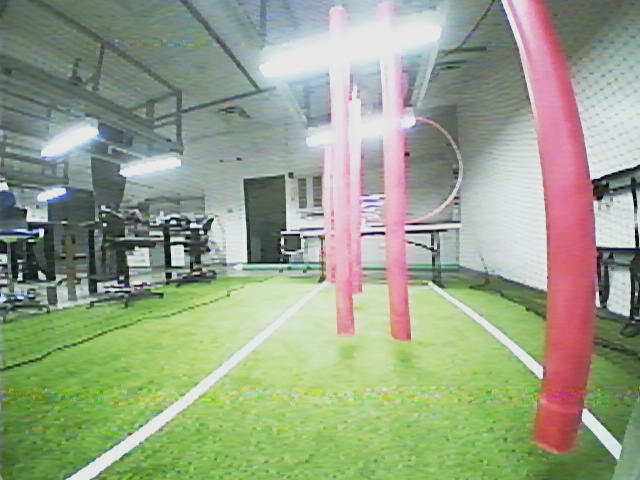
#> input picture finding_red/wheresthered_og.png, 640 x 480 px
$ python matplotlib_test.py
#> lines starting #> are read from the running program, lines starting #| are printed output that depends on the picture
import cv2
import matplotlib.pyplot as plt
from matplotlib.animation import FuncAnimation
import numpy as np
import time

blank_image = cv2.imread('wheresthered_og.png')
#> blank_image is the input picture: shape (480, 640, 3); mean B, G, R 136.4, 162, 151.6
other = cv2.imread('wheresthered_problematic.png')
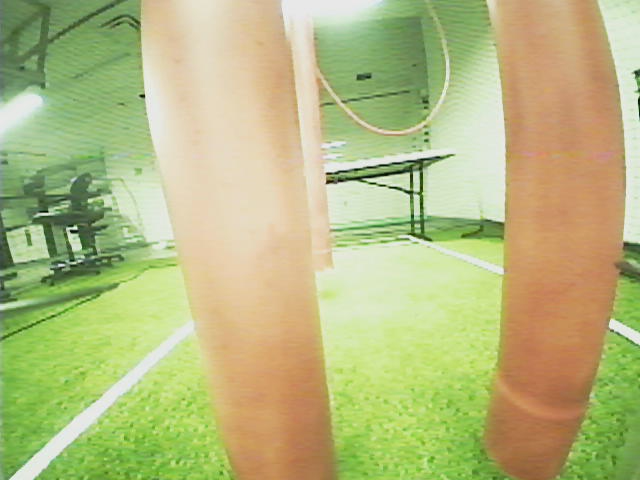
#> input picture finding_red/wheresthered_problematic.png, 640 x 480 px
#> other is the input picture: shape (480, 640, 3); mean B, G, R 127.8, 186.3, 181.4


ax1 = plt.subplot(1,2,1)
ax2 = plt.subplot(1,2,2)
im1 = ax1.imshow(blank_image)
im2 = ax2.imshow(other)
# plt.ion()

def update(i):
    if(i%2==0):
        im1.set_data(blank_image)
        im2.set_data(other)
    else:
        im1.set_data(other)
        im2.set_data(blank_image)
ani = FuncAnimation(plt.gcf(), update, interval=100)
plt.show() # blocking though and blocking = false causes it to skip animating
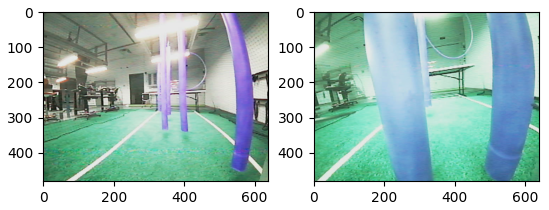
#> figure drawn by matplotlib, 2 panels; B, G, R data is drawn as R, G, B

print('hopefully past the setpoint')
# [11 lines of commented-out code are left out]
